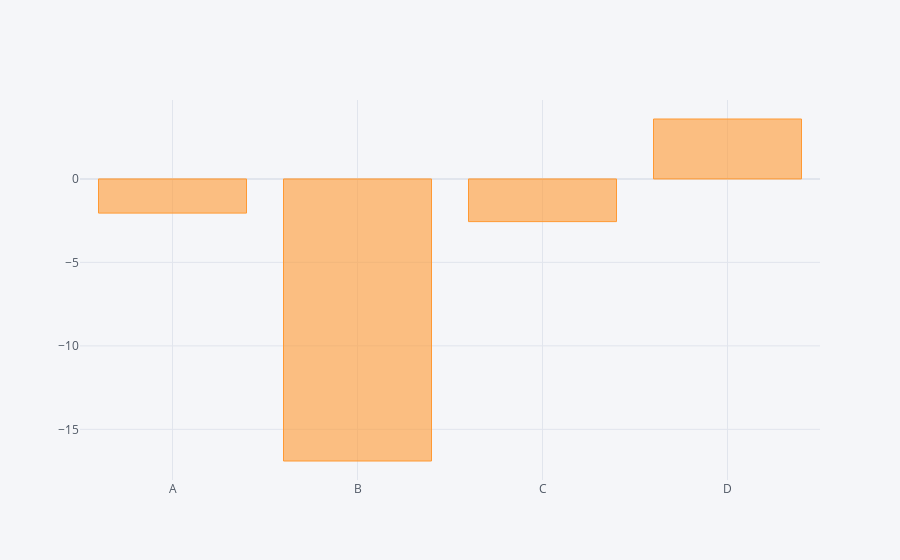

Notebook code cell kept with this figure:
### Code cell
df.sum().iplot(kind='bar')

### Figure 1 — Plotly figure (JSON) as saved in the notebook; plotly's stock layout.template omitted (floating-point values rounded to 4 significant figures)
{"data": [{"marker": {"color": "rgba(255, 153, 51, 0.6)", "line": {"color": "rgba(255, 153, 51, 1.0)", "width": 1}}, "name": "None", "orientation": "v", "text": "", "type": "bar", "x": ["A", "B", "C", "D"], "y": [-2.046, -16.9, -2.556, 3.592]}], "layout": {"legend": {"bgcolor": "#F5F6F9", "font": {"color": "#4D5663"}}, "paper_bgcolor": "#F5F6F9", "plot_bgcolor": "#F5F6F9", "title": {"font": {"color": "#4D5663"}}, "xaxis": {"gridcolor": "#E1E5ED", "showgrid": true, "tickfont": {"color": "#4D5663"}, "title": {"font": {"color": "#4D5663"}, "text": ""}, "zerolinecolor": "#E1E5ED"}, "yaxis": {"gridcolor": "#E1E5ED", "showgrid": true, "tickfont": {"color": "#4D5663"}, "title": {"font": {"color": "#4D5663"}, "text": ""}, "zerolinecolor": "#E1E5ED"}}}
